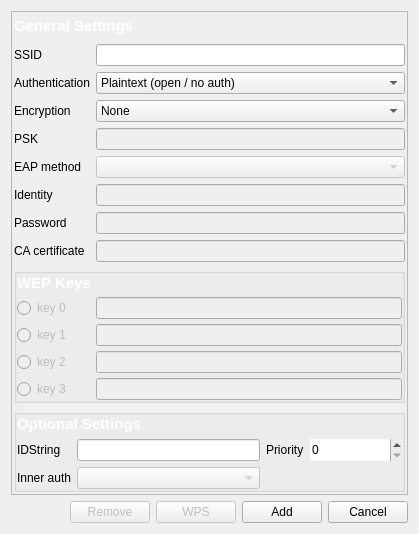
<?xml version="1.0" encoding="UTF-8"?>
<ui version="4.0">
 <class>NetworkConfig</class>
 <widget class="QDialog" name="NetworkConfig">
  <property name="geometry">
   <rect>
    <x>0</x>
    <y>0</y>
    <width>419</width>
    <height>534</height>
   </rect>
  </property>
  <property name="windowTitle">
   <string>NetworkConfig</string>
  </property>
  <layout class="QGridLayout" name="gridLayout">
   <item row="1" column="0">
    <spacer name="horizontalSpacer">
     <property name="orientation">
      <enum>Qt::Horizontal</enum>
     </property>
     <property name="sizeHint" stdset="0">
      <size>
       <width>34</width>
       <height>20</height>
      </size>
     </property>
    </spacer>
   </item>
   <item row="1" column="2">
    <widget class="QPushButton" name="useWpsButton">
     <property name="enabled">
      <bool>false</bool>
     </property>
     <property name="text">
      <string>WPS</string>
     </property>
    </widget>
   </item>
   <item row="1" column="3">
    <widget class="QPushButton" name="addButton">
     <property name="text">
      <string>Add</string>
     </property>
    </widget>
   </item>
   <item row="1" column="4">
    <widget class="QPushButton" name="cancelButton">
     <property name="text">
      <string>Cancel</string>
     </property>
    </widget>
   </item>
   <item row="0" column="0" colspan="5">
    <widget class="QScrollArea" name="scrollArea">
     <property name="widgetResizable">
      <bool>true</bool>
     </property>
     <widget class="QWidget" name="scrollAreaWidgetContents_2">
      <property name="geometry">
       <rect>
        <x>0</x>
        <y>-83</y>
        <width>381</width>
        <height>564</height>
       </rect>
      </property>
      <layout class="QVBoxLayout" name="verticalLayout">
       <property name="spacing">
        <number>0</number>
       </property>
       <property name="margin">
        <number>0</number>
       </property>
       <item>
        <widget class="QFrame" name="frame9">
         <property name="frameShape">
          <enum>QFrame::NoFrame</enum>
         </property>
         <property name="frameShadow">
          <enum>QFrame::Plain</enum>
         </property>
         <layout class="QGridLayout">
          <property name="margin">
           <number>2</number>
          </property>
          <item row="1" column="0">
           <widget class="QLabel" name="ssidLabel">
            <property name="text">
             <string>SSID</string>
            </property>
           </widget>
          </item>
          <item row="1" column="1">
           <widget class="QLineEdit" name="ssidEdit">
            <property name="toolTip">
             <string>Network name (Service Set IDentifier)</string>
            </property>
            <property name="text">
             <string/>
            </property>
           </widget>
          </item>
          <item row="2" column="0">
           <widget class="QLabel" name="authLabel">
            <property name="text">
             <string>Authentication</string>
            </property>
           </widget>
          </item>
          <item row="2" column="1">
           <widget class="QComboBox" name="authSelect">
            <property name="palette">
             <palette>
              <active>
               <colorrole role="WindowText">
                <brush brushstyle="SolidPattern">
                 <color alpha="255">
                  <red>10</red>
                  <green>0</green>
                  <blue>0</blue>
                 </color>
                </brush>
               </colorrole>
               <colorrole role="Text">
                <brush brushstyle="SolidPattern">
                 <color alpha="255">
                  <red>10</red>
                  <green>0</green>
                  <blue>0</blue>
                 </color>
                </brush>
               </colorrole>
               <colorrole role="BrightText">
                <brush brushstyle="SolidPattern">
                 <color alpha="255">
                  <red>255</red>
                  <green>255</green>
                  <blue>127</blue>
                 </color>
                </brush>
               </colorrole>
               <colorrole role="ButtonText">
                <brush brushstyle="SolidPattern">
                 <color alpha="255">
                  <red>10</red>
                  <green>0</green>
                  <blue>0</blue>
                 </color>
                </brush>
               </colorrole>
              </active>
              <inactive>
               <colorrole role="WindowText">
                <brush brushstyle="SolidPattern">
                 <color alpha="255">
                  <red>10</red>
                  <green>0</green>
                  <blue>0</blue>
                 </color>
                </brush>
               </colorrole>
               <colorrole role="Text">
                <brush brushstyle="SolidPattern">
                 <color alpha="255">
                  <red>10</red>
                  <green>0</green>
                  <blue>0</blue>
                 </color>
                </brush>
               </colorrole>
               <colorrole role="BrightText">
                <brush brushstyle="SolidPattern">
                 <color alpha="255">
                  <red>255</red>
                  <green>255</green>
                  <blue>127</blue>
                 </color>
                </brush>
               </colorrole>
               <colorrole role="ButtonText">
                <brush brushstyle="SolidPattern">
                 <color alpha="255">
                  <red>10</red>
                  <green>0</green>
                  <blue>0</blue>
                 </color>
                </brush>
               </colorrole>
              </inactive>
              <disabled>
               <colorrole role="WindowText">
                <brush brushstyle="SolidPattern">
                 <color alpha="255">
                  <red>118</red>
                  <green>118</green>
                  <blue>117</blue>
                 </color>
                </brush>
               </colorrole>
               <colorrole role="Text">
                <brush brushstyle="SolidPattern">
                 <color alpha="255">
                  <red>118</red>
                  <green>118</green>
                  <blue>117</blue>
                 </color>
                </brush>
               </colorrole>
               <colorrole role="BrightText">
                <brush brushstyle="SolidPattern">
                 <color alpha="255">
                  <red>255</red>
                  <green>255</green>
                  <blue>127</blue>
                 </color>
                </brush>
               </colorrole>
               <colorrole role="ButtonText">
                <brush brushstyle="SolidPattern">
                 <color alpha="255">
                  <red>118</red>
                  <green>118</green>
                  <blue>117</blue>
                 </color>
                </brush>
               </colorrole>
              </disabled>
             </palette>
            </property>
            <item>
             <property name="text">
              <string>Plaintext (open / no auth)</string>
             </property>
            </item>
            <item>
             <property name="text">
              <string>Static WEP (no auth)</string>
             </property>
            </item>
            <item>
             <property name="text">
              <string>Static WEP (Shared Key auth)</string>
             </property>
            </item>
            <item>
             <property name="text">
              <string>IEEE 802.1X</string>
             </property>
            </item>
            <item>
             <property name="text">
              <string>WPA-Personal (PSK)</string>
             </property>
            </item>
            <item>
             <property name="text">
              <string>WPA-Enterprise (EAP)</string>
             </property>
            </item>
            <item>
             <property name="text">
              <string>WPA2-Personal (PSK)</string>
             </property>
            </item>
            <item>
             <property name="text">
              <string>WPA2-Enterprise (EAP)</string>
             </property>
            </item>
           </widget>
          </item>
          <item row="3" column="0">
           <widget class="QLabel" name="encrLabel">
            <property name="text">
             <string>Encryption</string>
            </property>
           </widget>
          </item>
          <item row="3" column="1">
           <widget class="QComboBox" name="encrSelect">
            <property name="palette">
             <palette>
              <active>
               <colorrole role="WindowText">
                <brush brushstyle="SolidPattern">
                 <color alpha="255">
                  <red>10</red>
                  <green>10</green>
                  <blue>10</blue>
                 </color>
                </brush>
               </colorrole>
               <colorrole role="Text">
                <brush brushstyle="SolidPattern">
                 <color alpha="255">
                  <red>10</red>
                  <green>10</green>
                  <blue>10</blue>
                 </color>
                </brush>
               </colorrole>
               <colorrole role="ButtonText">
                <brush brushstyle="SolidPattern">
                 <color alpha="255">
                  <red>10</red>
                  <green>10</green>
                  <blue>10</blue>
                 </color>
                </brush>
               </colorrole>
              </active>
              <inactive>
               <colorrole role="WindowText">
                <brush brushstyle="SolidPattern">
                 <color alpha="255">
                  <red>10</red>
                  <green>10</green>
                  <blue>10</blue>
                 </color>
                </brush>
               </colorrole>
               <colorrole role="Text">
                <brush brushstyle="SolidPattern">
                 <color alpha="255">
                  <red>10</red>
                  <green>10</green>
                  <blue>10</blue>
                 </color>
                </brush>
               </colorrole>
               <colorrole role="ButtonText">
                <brush brushstyle="SolidPattern">
                 <color alpha="255">
                  <red>10</red>
                  <green>10</green>
                  <blue>10</blue>
                 </color>
                </brush>
               </colorrole>
              </inactive>
              <disabled>
               <colorrole role="WindowText">
                <brush brushstyle="SolidPattern">
                 <color alpha="255">
                  <red>118</red>
                  <green>118</green>
                  <blue>117</blue>
                 </color>
                </brush>
               </colorrole>
               <colorrole role="Text">
                <brush brushstyle="SolidPattern">
                 <color alpha="255">
                  <red>118</red>
                  <green>118</green>
                  <blue>117</blue>
                 </color>
                </brush>
               </colorrole>
               <colorrole role="ButtonText">
                <brush brushstyle="SolidPattern">
                 <color alpha="255">
                  <red>118</red>
                  <green>118</green>
                  <blue>117</blue>
                 </color>
                </brush>
               </colorrole>
              </disabled>
             </palette>
            </property>
            <item>
             <property name="text">
              <string>None</string>
             </property>
            </item>
            <item>
             <property name="text">
              <string>WEP</string>
             </property>
            </item>
            <item>
             <property name="text">
              <string>TKIP</string>
             </property>
            </item>
            <item>
             <property name="text">
              <string>CCMP</string>
             </property>
            </item>
           </widget>
          </item>
          <item row="4" column="0">
           <widget class="QLabel" name="pskLabel">
            <property name="text">
             <string>PSK</string>
            </property>
           </widget>
          </item>
          <item row="4" column="1">
           <widget class="QLineEdit" name="pskEdit">
            <property name="enabled">
             <bool>false</bool>
            </property>
            <property name="toolTip">
             <string>WPA/WPA2 pre-shared key or passphrase</string>
            </property>
            <property name="whatsThis">
             <string/>
            </property>
            <property name="echoMode">
             <enum>QLineEdit::Password</enum>
            </property>
           </widget>
          </item>
          <item row="5" column="0">
           <widget class="QLabel" name="eapLabel">
            <property name="text">
             <string>EAP method</string>
            </property>
           </widget>
          </item>
          <item row="5" column="1">
           <widget class="QComboBox" name="eapSelect">
            <property name="enabled">
             <bool>false</bool>
            </property>
           </widget>
          </item>
          <item row="6" column="0">
           <widget class="QLabel" name="identityLabel">
            <property name="text">
             <string>Identity</string>
            </property>
           </widget>
          </item>
          <item row="6" column="1">
           <widget class="QLineEdit" name="identityEdit">
            <property name="enabled">
             <bool>false</bool>
            </property>
            <property name="toolTip">
             <string>Username/Identity for EAP methods</string>
            </property>
           </widget>
          </item>
          <item row="7" column="0">
           <widget class="QLabel" name="passwordLabel">
            <property name="text">
             <string>Password</string>
            </property>
           </widget>
          </item>
          <item row="8" column="1">
           <widget class="QLineEdit" name="cacertEdit">
            <property name="enabled">
             <bool>false</bool>
            </property>
           </widget>
          </item>
          <item row="7" column="1">
           <widget class="QLineEdit" name="passwordEdit">
            <property name="enabled">
             <bool>false</bool>
            </property>
            <property name="toolTip">
             <string>Password for EAP methods</string>
            </property>
            <property name="echoMode">
             <enum>QLineEdit::Password</enum>
            </property>
           </widget>
          </item>
          <item row="8" column="0">
           <widget class="QLabel" name="cacertLabel">
            <property name="text">
             <string>CA certificate</string>
            </property>
           </widget>
          </item>
          <item row="10" column="0" colspan="2">
           <widget class="QGroupBox" name="optionalSettingsBox">
            <property name="enabled">
             <bool>true</bool>
            </property>
            <property name="title">
             <string/>
            </property>
            <layout class="QGridLayout" columnstretch="0,2,0,1">
             <property name="margin">
              <number>0</number>
             </property>
             <item row="1" column="1">
              <widget class="QLineEdit" name="idstrEdit">
               <property name="toolTip">
                <string>Network Identification String</string>
               </property>
              </widget>
             </item>
             <item row="1" column="3">
              <widget class="QSpinBox" name="prioritySpinBox">
               <property name="sizePolicy">
                <sizepolicy hsizetype="Preferred" vsizetype="Minimum">
                 <horstretch>0</horstretch>
                 <verstretch>0</verstretch>
                </sizepolicy>
               </property>
               <property name="font">
                <font>
                 <weight>50</weight>
                 <bold>false</bold>
                 <kerning>false</kerning>
                </font>
               </property>
               <property name="toolTip">
                <string>Network Priority</string>
               </property>
               <property name="wrapping">
                <bool>false</bool>
               </property>
               <property name="frame">
                <bool>false</bool>
               </property>
               <property name="maximum">
                <number>10000</number>
               </property>
               <property name="singleStep">
                <number>10</number>
               </property>
              </widget>
             </item>
             <item row="1" column="0">
              <widget class="QLabel" name="idstrLabel">
               <property name="text">
                <string>IDString</string>
               </property>
              </widget>
             </item>
             <item row="1" column="2">
              <widget class="QLabel" name="priorityLabel">
               <property name="text">
                <string>Priority</string>
               </property>
              </widget>
             </item>
             <item row="2" column="0">
              <widget class="QLabel" name="phase2Label">
               <property name="text">
                <string>Inner auth</string>
               </property>
              </widget>
             </item>
             <item row="2" column="1">
              <widget class="QComboBox" name="phase2Select">
               <property name="enabled">
                <bool>false</bool>
               </property>
              </widget>
             </item>
             <item row="0" column="0" colspan="2">
              <widget class="QLabel" name="label_2">
               <property name="palette">
                <palette>
                 <active>
                  <colorrole role="WindowText">
                   <brush brushstyle="SolidPattern">
                    <color alpha="255">
                     <red>255</red>
                     <green>255</green>
                     <blue>255</blue>
                    </color>
                   </brush>
                  </colorrole>
                  <colorrole role="Text">
                   <brush brushstyle="SolidPattern">
                    <color alpha="255">
                     <red>255</red>
                     <green>255</green>
                     <blue>255</blue>
                    </color>
                   </brush>
                  </colorrole>
                  <colorrole role="ButtonText">
                   <brush brushstyle="SolidPattern">
                    <color alpha="255">
                     <red>255</red>
                     <green>255</green>
                     <blue>255</blue>
                    </color>
                   </brush>
                  </colorrole>
                 </active>
                 <inactive>
                  <colorrole role="WindowText">
                   <brush brushstyle="SolidPattern">
                    <color alpha="255">
                     <red>255</red>
                     <green>255</green>
                     <blue>255</blue>
                    </color>
                   </brush>
                  </colorrole>
                  <colorrole role="Text">
                   <brush brushstyle="SolidPattern">
                    <color alpha="255">
                     <red>255</red>
                     <green>255</green>
                     <blue>255</blue>
                    </color>
                   </brush>
                  </colorrole>
                  <colorrole role="ButtonText">
                   <brush brushstyle="SolidPattern">
                    <color alpha="255">
                     <red>255</red>
                     <green>255</green>
                     <blue>255</blue>
                    </color>
                   </brush>
                  </colorrole>
                 </inactive>
                 <disabled>
                  <colorrole role="WindowText">
                   <brush brushstyle="SolidPattern">
                    <color alpha="255">
                     <red>118</red>
                     <green>118</green>
                     <blue>117</blue>
                    </color>
                   </brush>
                  </colorrole>
                  <colorrole role="Text">
                   <brush brushstyle="SolidPattern">
                    <color alpha="255">
                     <red>118</red>
                     <green>118</green>
                     <blue>117</blue>
                    </color>
                   </brush>
                  </colorrole>
                  <colorrole role="ButtonText">
                   <brush brushstyle="SolidPattern">
                    <color alpha="255">
                     <red>118</red>
                     <green>118</green>
                     <blue>117</blue>
                    </color>
                   </brush>
                  </colorrole>
                 </disabled>
                </palette>
               </property>
               <property name="font">
                <font>
                 <pointsize>11</pointsize>
                 <weight>75</weight>
                 <bold>true</bold>
                </font>
               </property>
               <property name="text">
                <string>Optional Settings</string>
               </property>
              </widget>
             </item>
            </layout>
           </widget>
          </item>
          <item row="9" column="0" colspan="2">
           <widget class="QGroupBox" name="wepBox">
            <property name="enabled">
             <bool>true</bool>
            </property>
            <property name="title">
             <string/>
            </property>
            <layout class="QGridLayout">
             <property name="margin">
              <number>0</number>
             </property>
             <property name="spacing">
              <number>5</number>
             </property>
             <item row="1" column="0">
              <widget class="QRadioButton" name="wep0Radio">
               <property name="enabled">
                <bool>false</bool>
               </property>
               <property name="text">
                <string>key 0</string>
               </property>
              </widget>
             </item>
             <item row="2" column="0">
              <widget class="QRadioButton" name="wep1Radio">
               <property name="enabled">
                <bool>false</bool>
               </property>
               <property name="text">
                <string>key 1</string>
               </property>
              </widget>
             </item>
             <item row="4" column="0">
              <widget class="QRadioButton" name="wep3Radio">
               <property name="enabled">
                <bool>false</bool>
               </property>
               <property name="text">
                <string>key 3</string>
               </property>
              </widget>
             </item>
             <item row="3" column="0">
              <widget class="QRadioButton" name="wep2Radio">
               <property name="enabled">
                <bool>false</bool>
               </property>
               <property name="text">
                <string>key 2</string>
               </property>
              </widget>
             </item>
             <item row="1" column="1">
              <widget class="QLineEdit" name="wep0Edit">
               <property name="enabled">
                <bool>false</bool>
               </property>
              </widget>
             </item>
             <item row="2" column="1">
              <widget class="QLineEdit" name="wep1Edit">
               <property name="enabled">
                <bool>false</bool>
               </property>
              </widget>
             </item>
             <item row="3" column="1">
              <widget class="QLineEdit" name="wep2Edit">
               <property name="enabled">
                <bool>false</bool>
               </property>
              </widget>
             </item>
             <item row="4" column="1">
              <widget class="QLineEdit" name="wep3Edit">
               <property name="enabled">
                <bool>false</bool>
               </property>
              </widget>
             </item>
             <item row="0" column="0">
              <widget class="QLabel" name="label">
               <property name="palette">
                <palette>
                 <active>
                  <colorrole role="WindowText">
                   <brush brushstyle="SolidPattern">
                    <color alpha="255">
                     <red>255</red>
                     <green>255</green>
                     <blue>255</blue>
                    </color>
                   </brush>
                  </colorrole>
                  <colorrole role="Text">
                   <brush brushstyle="SolidPattern">
                    <color alpha="255">
                     <red>255</red>
                     <green>255</green>
                     <blue>255</blue>
                    </color>
                   </brush>
                  </colorrole>
                  <colorrole role="ButtonText">
                   <brush brushstyle="SolidPattern">
                    <color alpha="255">
                     <red>255</red>
                     <green>255</green>
                     <blue>255</blue>
                    </color>
                   </brush>
                  </colorrole>
                 </active>
                 <inactive>
                  <colorrole role="WindowText">
                   <brush brushstyle="SolidPattern">
                    <color alpha="255">
                     <red>255</red>
                     <green>255</green>
                     <blue>255</blue>
                    </color>
                   </brush>
                  </colorrole>
                  <colorrole role="Text">
                   <brush brushstyle="SolidPattern">
                    <color alpha="255">
                     <red>255</red>
                     <green>255</green>
                     <blue>255</blue>
                    </color>
                   </brush>
                  </colorrole>
                  <colorrole role="ButtonText">
                   <brush brushstyle="SolidPattern">
                    <color alpha="255">
                     <red>255</red>
                     <green>255</green>
                     <blue>255</blue>
                    </color>
                   </brush>
                  </colorrole>
                 </inactive>
                 <disabled>
                  <colorrole role="WindowText">
                   <brush brushstyle="SolidPattern">
                    <color alpha="255">
                     <red>118</red>
                     <green>118</green>
                     <blue>117</blue>
                    </color>
                   </brush>
                  </colorrole>
                  <colorrole role="Text">
                   <brush brushstyle="SolidPattern">
                    <color alpha="255">
                     <red>118</red>
                     <green>118</green>
                     <blue>117</blue>
                    </color>
                   </brush>
                  </colorrole>
                  <colorrole role="ButtonText">
                   <brush brushstyle="SolidPattern">
                    <color alpha="255">
                     <red>118</red>
                     <green>118</green>
                     <blue>117</blue>
                    </color>
                   </brush>
                  </colorrole>
                 </disabled>
                </palette>
               </property>
               <property name="font">
                <font>
                 <pointsize>11</pointsize>
                 <weight>75</weight>
                 <bold>true</bold>
                </font>
               </property>
               <property name="text">
                <string>WEP Keys</string>
               </property>
              </widget>
             </item>
            </layout>
           </widget>
          </item>
          <item row="0" column="0" colspan="2">
           <widget class="QLabel" name="label_3">
            <property name="palette">
             <palette>
              <active>
               <colorrole role="WindowText">
                <brush brushstyle="SolidPattern">
                 <color alpha="255">
                  <red>255</red>
                  <green>255</green>
                  <blue>255</blue>
                 </color>
                </brush>
               </colorrole>
               <colorrole role="Text">
                <brush brushstyle="SolidPattern">
                 <color alpha="255">
                  <red>255</red>
                  <green>255</green>
                  <blue>255</blue>
                 </color>
                </brush>
               </colorrole>
               <colorrole role="ButtonText">
                <brush brushstyle="SolidPattern">
                 <color alpha="255">
                  <red>255</red>
                  <green>255</green>
                  <blue>255</blue>
                 </color>
                </brush>
               </colorrole>
              </active>
              <inactive>
               <colorrole role="WindowText">
                <brush brushstyle="SolidPattern">
                 <color alpha="255">
                  <red>255</red>
                  <green>255</green>
                  <blue>255</blue>
                 </color>
                </brush>
               </colorrole>
               <colorrole role="Text">
                <brush brushstyle="SolidPattern">
                 <color alpha="255">
                  <red>255</red>
                  <green>255</green>
                  <blue>255</blue>
                 </color>
                </brush>
               </colorrole>
               <colorrole role="ButtonText">
                <brush brushstyle="SolidPattern">
                 <color alpha="255">
                  <red>255</red>
                  <green>255</green>
                  <blue>255</blue>
                 </color>
                </brush>
               </colorrole>
              </inactive>
              <disabled>
               <colorrole role="WindowText">
                <brush brushstyle="SolidPattern">
                 <color alpha="255">
                  <red>118</red>
                  <green>118</green>
                  <blue>117</blue>
                 </color>
                </brush>
               </colorrole>
               <colorrole role="Text">
                <brush brushstyle="SolidPattern">
                 <color alpha="255">
                  <red>118</red>
                  <green>118</green>
                  <blue>117</blue>
                 </color>
                </brush>
               </colorrole>
               <colorrole role="ButtonText">
                <brush brushstyle="SolidPattern">
                 <color alpha="255">
                  <red>118</red>
                  <green>118</green>
                  <blue>117</blue>
                 </color>
                </brush>
               </colorrole>
              </disabled>
             </palette>
            </property>
            <property name="font">
             <font>
              <pointsize>11</pointsize>
              <weight>75</weight>
              <bold>true</bold>
             </font>
            </property>
            <property name="text">
             <string>General Settings</string>
            </property>
           </widget>
          </item>
         </layout>
        </widget>
       </item>
      </layout>
     </widget>
    </widget>
   </item>
   <item row="1" column="1">
    <widget class="QPushButton" name="removeButton">
     <property name="enabled">
      <bool>false</bool>
     </property>
     <property name="text">
      <string>Remove</string>
     </property>
    </widget>
   </item>
  </layout>
 </widget>
 <layoutdefault spacing="6" margin="11"/>
 <tabstops>
  <tabstop>ssidEdit</tabstop>
  <tabstop>authSelect</tabstop>
  <tabstop>encrSelect</tabstop>
  <tabstop>pskEdit</tabstop>
  <tabstop>eapSelect</tabstop>
  <tabstop>identityEdit</tabstop>
  <tabstop>passwordEdit</tabstop>
  <tabstop>cacertEdit</tabstop>
  <tabstop>wep0Radio</tabstop>
  <tabstop>wep0Edit</tabstop>
  <tabstop>wep1Radio</tabstop>
  <tabstop>wep1Edit</tabstop>
  <tabstop>wep2Radio</tabstop>
  <tabstop>wep2Edit</tabstop>
  <tabstop>wep3Radio</tabstop>
  <tabstop>wep3Edit</tabstop>
  <tabstop>idstrEdit</tabstop>
  <tabstop>prioritySpinBox</tabstop>
  <tabstop>phase2Select</tabstop>
  <tabstop>addButton</tabstop>
  <tabstop>cancelButton</tabstop>
 </tabstops>
 <includes>
  <include location="global">qtreewidget.h</include>
 </includes>
 <resources/>
 <connections/>
</ui>
